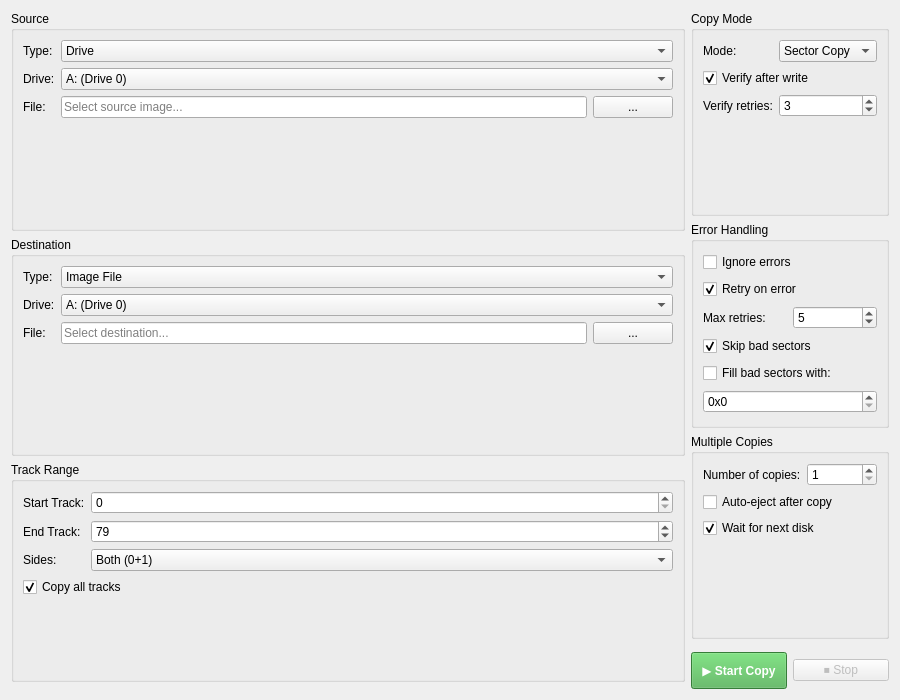
<?xml version="1.0" encoding="UTF-8"?>
<ui version="4.0">
 <class>TabXCopy</class>
 <widget class="QWidget" name="TabXCopy">
  <property name="geometry">
   <rect>
    <x>0</x>
    <y>0</y>
    <width>900</width>
    <height>700</height>
   </rect>
  </property>
  <layout class="QHBoxLayout" name="horizontalLayout_main">
   
   <!-- LEFT COLUMN -->
   <item>
    <layout class="QVBoxLayout" name="verticalLayout_left">
     
     <!-- SOURCE -->
     <item>
      <widget class="QGroupBox" name="groupSource">
       <property name="title">
        <string>Source</string>
       </property>
       <layout class="QFormLayout" name="formLayout_source">
        <item row="0" column="0">
         <widget class="QLabel" name="labelSourceType">
          <property name="text"><string>Type:</string></property>
         </widget>
        </item>
        <item row="0" column="1">
         <widget class="QComboBox" name="comboSourceType">
          <property name="maximumWidth"><number>200</number></property>
          <item><property name="text"><string>Drive</string></property></item>
          <item><property name="text"><string>Image File</string></property></item>
         </widget>
        </item>
        <item row="1" column="0">
         <widget class="QLabel" name="labelSourceDrive">
          <property name="text"><string>Drive:</string></property>
         </widget>
        </item>
        <item row="1" column="1">
         <widget class="QComboBox" name="comboSourceDrive">
          <property name="maximumWidth"><number>200</number></property>
          <item><property name="text"><string>A: (Drive 0)</string></property></item>
          <item><property name="text"><string>B: (Drive 1)</string></property></item>
         </widget>
        </item>
        <item row="2" column="0">
         <widget class="QLabel" name="labelSourceFile">
          <property name="text"><string>File:</string></property>
         </widget>
        </item>
        <item row="2" column="1">
         <layout class="QHBoxLayout">
          <item>
           <widget class="QLineEdit" name="editSourceFile">
            <property name="placeholderText"><string>Select source image...</string></property>
           </widget>
          </item>
          <item>
           <widget class="QPushButton" name="btnBrowseSource">
            <property name="text"><string>...</string></property>
            <property name="maximumWidth"><number>30</number></property>
           </widget>
          </item>
         </layout>
        </item>
       </layout>
      </widget>
     </item>
     
     <!-- DESTINATION -->
     <item>
      <widget class="QGroupBox" name="groupDest">
       <property name="title">
        <string>Destination</string>
       </property>
       <layout class="QFormLayout" name="formLayout_dest">
        <item row="0" column="0">
         <widget class="QLabel" name="labelDestType">
          <property name="text"><string>Type:</string></property>
         </widget>
        </item>
        <item row="0" column="1">
         <widget class="QComboBox" name="comboDestType">
          <property name="maximumWidth"><number>200</number></property>
          <item><property name="text"><string>Image File</string></property></item>
          <item><property name="text"><string>Drive</string></property></item>
         </widget>
        </item>
        <item row="1" column="0">
         <widget class="QLabel" name="labelDestDrive">
          <property name="text"><string>Drive:</string></property>
         </widget>
        </item>
        <item row="1" column="1">
         <widget class="QComboBox" name="comboDestDrive">
          <property name="maximumWidth"><number>200</number></property>
          <item><property name="text"><string>A: (Drive 0)</string></property></item>
          <item><property name="text"><string>B: (Drive 1)</string></property></item>
         </widget>
        </item>
        <item row="2" column="0">
         <widget class="QLabel" name="labelDestFile">
          <property name="text"><string>File:</string></property>
         </widget>
        </item>
        <item row="2" column="1">
         <layout class="QHBoxLayout">
          <item>
           <widget class="QLineEdit" name="editDestFile">
            <property name="placeholderText"><string>Select destination...</string></property>
           </widget>
          </item>
          <item>
           <widget class="QPushButton" name="btnBrowseDest">
            <property name="text"><string>...</string></property>
            <property name="maximumWidth"><number>30</number></property>
           </widget>
          </item>
         </layout>
        </item>
       </layout>
      </widget>
     </item>
     
     <!-- TRACK RANGE -->
     <item>
      <widget class="QGroupBox" name="groupRange">
       <property name="title">
        <string>Track Range</string>
       </property>
       <layout class="QFormLayout" name="formLayout_range">
        <item row="0" column="0">
         <widget class="QLabel" name="labelStartTrack">
          <property name="text"><string>Start Track:</string></property>
         </widget>
        </item>
        <item row="0" column="1">
         <widget class="QSpinBox" name="spinStartTrack">
          <property name="maximum"><number>255</number></property>
          <property name="value"><number>0</number></property>
          <property name="maximumWidth"><number>80</number></property>
         </widget>
        </item>
        <item row="1" column="0">
         <widget class="QLabel" name="labelEndTrack">
          <property name="text"><string>End Track:</string></property>
         </widget>
        </item>
        <item row="1" column="1">
         <widget class="QSpinBox" name="spinEndTrack">
          <property name="maximum"><number>255</number></property>
          <property name="value"><number>79</number></property>
          <property name="maximumWidth"><number>80</number></property>
         </widget>
        </item>
        <item row="2" column="0">
         <widget class="QLabel" name="labelSides">
          <property name="text"><string>Sides:</string></property>
         </widget>
        </item>
        <item row="2" column="1">
         <widget class="QComboBox" name="comboSides">
          <property name="maximumWidth"><number>150</number></property>
          <item><property name="text"><string>Both (0+1)</string></property></item>
          <item><property name="text"><string>Side 0 only</string></property></item>
          <item><property name="text"><string>Side 1 only</string></property></item>
         </widget>
        </item>
        <item row="3" column="0" colspan="2">
         <widget class="QCheckBox" name="checkAllTracks">
          <property name="text"><string>Copy all tracks</string></property>
          <property name="checked"><bool>true</bool></property>
         </widget>
        </item>
       </layout>
      </widget>
     </item>
     
     <item><spacer><property name="orientation"><enum>Qt::Vertical</enum></property></spacer></item>
     
    </layout>
   </item>
   
   <!-- RIGHT COLUMN -->
   <item>
    <layout class="QVBoxLayout" name="verticalLayout_right">
     
     <!-- COPY MODE -->
     <item>
      <widget class="QGroupBox" name="groupMode">
       <property name="title">
        <string>Copy Mode</string>
       </property>
       <layout class="QFormLayout" name="formLayout_mode">
        <item row="0" column="0">
         <widget class="QLabel" name="labelCopyMode">
          <property name="text"><string>Mode:</string></property>
         </widget>
        </item>
        <item row="0" column="1">
         <widget class="QComboBox" name="comboCopyMode">
          <property name="maximumWidth"><number>200</number></property>
          <item><property name="text"><string>Sector Copy</string></property></item>
          <item><property name="text"><string>Track Copy</string></property></item>
          <item><property name="text"><string>Flux Copy</string></property></item>
          <item><property name="text"><string>Nibble Copy</string></property></item>
         </widget>
        </item>
        <item row="1" column="0" colspan="2">
         <widget class="QCheckBox" name="checkVerify">
          <property name="text"><string>Verify after write</string></property>
          <property name="checked"><bool>true</bool></property>
         </widget>
        </item>
        <item row="2" column="0">
         <widget class="QLabel" name="labelVerifyRetries">
          <property name="text"><string>Verify retries:</string></property>
         </widget>
        </item>
        <item row="2" column="1">
         <widget class="QSpinBox" name="spinVerifyRetries">
          <property name="maximum"><number>10</number></property>
          <property name="value"><number>3</number></property>
          <property name="maximumWidth"><number>80</number></property>
         </widget>
        </item>
       </layout>
      </widget>
     </item>
     
     <!-- ERROR HANDLING -->
     <item>
      <widget class="QGroupBox" name="groupErrors">
       <property name="title">
        <string>Error Handling</string>
       </property>
       <layout class="QVBoxLayout" name="verticalLayout_errors">
        <item>
         <widget class="QCheckBox" name="checkIgnoreErrors">
          <property name="text"><string>Ignore errors</string></property>
         </widget>
        </item>
        <item>
         <widget class="QCheckBox" name="checkRetryErrors">
          <property name="text"><string>Retry on error</string></property>
          <property name="checked"><bool>true</bool></property>
         </widget>
        </item>
        <item>
         <layout class="QHBoxLayout">
          <item>
           <widget class="QLabel" name="labelMaxRetries">
            <property name="text"><string>Max retries:</string></property>
           </widget>
          </item>
          <item>
           <widget class="QSpinBox" name="spinMaxRetries">
            <property name="maximum"><number>50</number></property>
            <property name="value"><number>5</number></property>
            <property name="maximumWidth"><number>80</number></property>
           </widget>
          </item>
         </layout>
        </item>
        <item>
         <widget class="QCheckBox" name="checkSkipBad">
          <property name="text"><string>Skip bad sectors</string></property>
          <property name="checked"><bool>true</bool></property>
         </widget>
        </item>
        <item>
         <widget class="QCheckBox" name="checkFillBad">
          <property name="text"><string>Fill bad sectors with:</string></property>
         </widget>
        </item>
        <item>
         <widget class="QSpinBox" name="spinFillByte">
          <property name="prefix"><string>0x</string></property>
          <property name="displayIntegerBase"><number>16</number></property>
          <property name="maximum"><number>255</number></property>
          <property name="value"><number>0</number></property>
          <property name="maximumWidth"><number>80</number></property>
         </widget>
        </item>
       </layout>
      </widget>
     </item>
     
     <!-- MULTIPLE COPIES -->
     <item>
      <widget class="QGroupBox" name="groupMultiple">
       <property name="title">
        <string>Multiple Copies</string>
       </property>
       <layout class="QFormLayout" name="formLayout_multiple">
        <item row="0" column="0">
         <widget class="QLabel" name="labelNumCopies">
          <property name="text"><string>Number of copies:</string></property>
         </widget>
        </item>
        <item row="0" column="1">
         <widget class="QSpinBox" name="spinNumCopies">
          <property name="minimum"><number>1</number></property>
          <property name="maximum"><number>100</number></property>
          <property name="value"><number>1</number></property>
          <property name="maximumWidth"><number>80</number></property>
         </widget>
        </item>
        <item row="1" column="0" colspan="2">
         <widget class="QCheckBox" name="checkAutoEject">
          <property name="text"><string>Auto-eject after copy</string></property>
         </widget>
        </item>
        <item row="2" column="0" colspan="2">
         <widget class="QCheckBox" name="checkWaitForDisk">
          <property name="text"><string>Wait for next disk</string></property>
          <property name="checked"><bool>true</bool></property>
         </widget>
        </item>
       </layout>
      </widget>
     </item>
     
     <item><spacer><property name="orientation"><enum>Qt::Vertical</enum></property></spacer></item>
     
     <!-- ACTION BUTTONS -->
     <item>
      <layout class="QHBoxLayout">
       <item>
        <widget class="QPushButton" name="btnStartCopy">
         <property name="text"><string>▶ Start Copy</string></property>
         <property name="styleSheet"><string>background-color: #4CAF50; color: white; font-weight: bold; padding: 10px;</string></property>
        </widget>
       </item>
       <item>
        <widget class="QPushButton" name="btnStopCopy">
         <property name="text"><string>⏹ Stop</string></property>
         <property name="enabled"><bool>false</bool></property>
        </widget>
       </item>
      </layout>
     </item>
     
    </layout>
   </item>
   
  </layout>
 </widget>
 <resources/>
 <connections/>
</ui>
